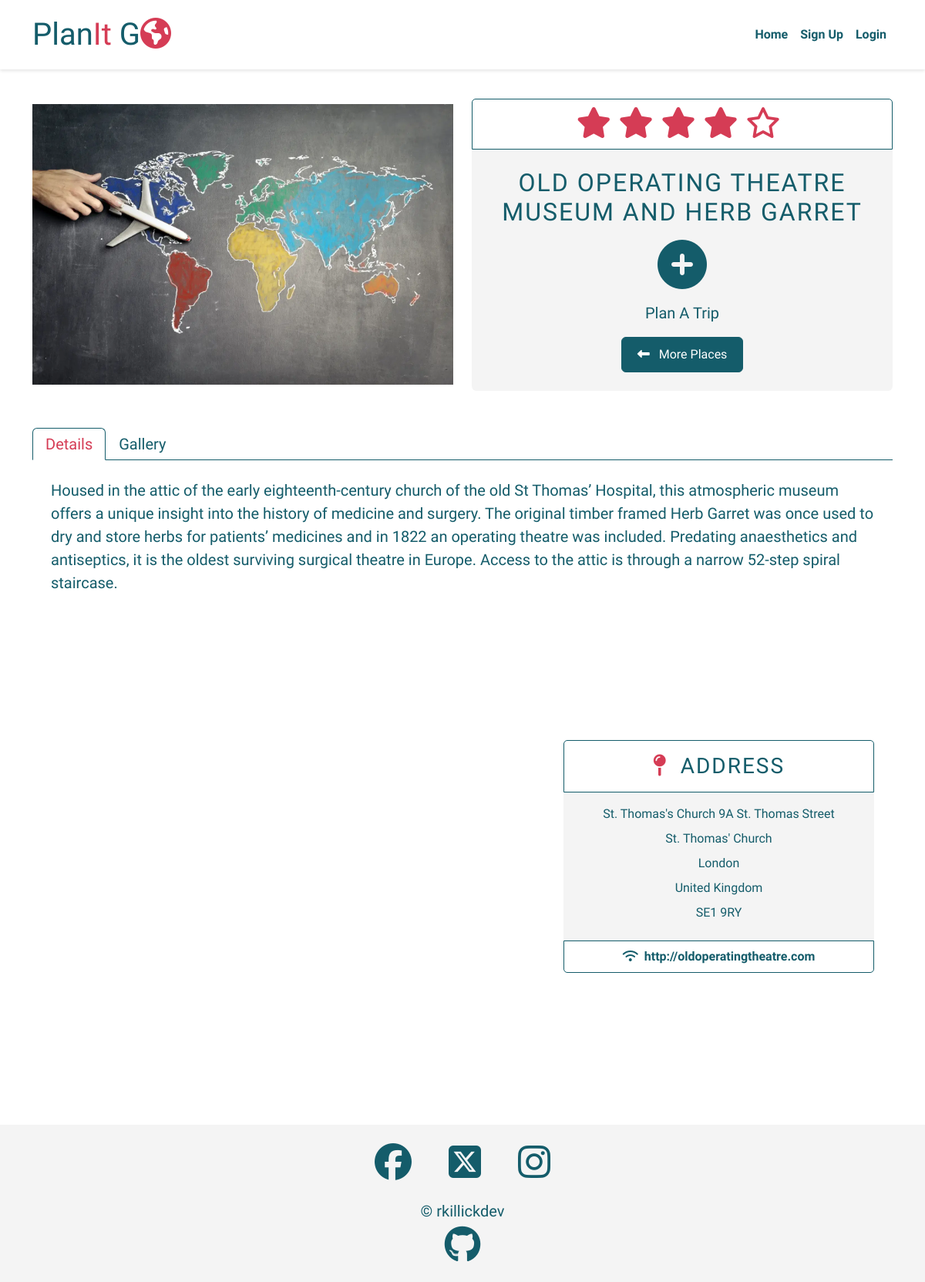
The app's page /places/old-operating-theatre-museum-and-herb-garret/226 with its own data.
### places/models.py (models this page shows, shortened)
class Place(models.Model):
    location = models.ForeignKey(
        Location, on_delete=models.CASCADE, related_name="places"
    )
    venue_id = models.CharField(max_length=50, unique=True)
    type = models.CharField(max_length=150, null=True)
    category = models.CharField(max_length=150)
    sub_categories = models.JSONField(null=True, blank=True)
    name = models.CharField(max_length=50)
    slug = models.SlugField(max_length=50)
    location_string = models.CharField(max_length=150, null=True)
    description = models.TextField(null=True)
    image = models.CharField(max_length=150, default="placeholder")
    ranking_position = models.IntegerField(null=True)
    rating = models.FloatField(null=True)
    phone = models.CharField(max_length=50, null=True)
    address = models.JSONField()
    latitude = models.DecimalField(max_digits=10, decimal_places=8)
    longitude = models.DecimalField(max_digits=11, decimal_places=8)
    website = models.CharField(max_length=200, null=True)
    ranking_string = models.CharField(max_length=150, null=True)
    created_on = models.DateTimeField(auto_now_add=True)
    approved = models.BooleanField(default=True)
    class Meta:
        ordering = ["-ranking_position"]
    """
     Populates the slug field with a slugified version
     of the title field.
     https://stackoverflow.com/questions/141487/is-there-an-easy-way-to-populate-slugfield-from-charfield
    """

### places/views.py (the view)
class PlaceBrowseDetail(DetailView):
    model = Place
    template_name = "places/browse_detail.html"
    def get_context_data(self, **kwargs):
        context = super(PlaceBrowseDetail, self).get_context_data(**kwargs)
        place = get_object_or_404(Place, id=self.object.id)
        context["g_maps_api_key"] = os.environ.get("GOOGLE_MAPS_API_KEY")
        context["reviews"] = place.reviews.filter(approved=True).order_by(
            "created_on"
        )
        context["images"] = place.images.filter(approved=True).order_by(
            "created_on"
        )
        return context

### places/templates/places/browse_detail.html (shortened to what this page needs)
{% extends "base.html" %}
{% block content %}
{% include 'includes/place_summary.html' %}
{% include 'includes/single_place_info.html' %}
{% endblock %}
{% block extras %}
{% load static %}
{% endblock extras %}

### templates/includes/place_summary.html
<section class="place-summary mt-7 mb-5">
  <div class="container">
    <div class="row flex-wrap-reverse gy-4">
      <div class="col-lg-6 d-flex flex-column justify-content-center align-items-center">
        <div class="image-container">
          <img src="{{ place.image }}"
               alt="{{ place.name }}"
               class="img-fluid">
        </div>
      </div>
      <div class="col-lg-6 d-flex flex-column justify-content-center">
        <div class="card border-0 bg-secondary">
          <div class="card-header bg-light border text-center display-6">
            <span data-place_rating="{{ place.rating }}"
                  id="stars">
            </span>
          </div>
          <div class="text-container p-4 d-flex flex-column justify-content-between text-center">
            <h2 class="card-title mb-3">{{ place.name }}</h2>
            {% if request.resolver_match.url_name == 'place_detail' %}
              {% include 'includes/place_toggle.html' %}
            {% elif request.user.is_staff %}
              {% include 'includes/place_staff_approve_toggle.html' %}
            {% else %}
            <div class="d-flex flex-column justify-content-center">
              <a href="{% url 'trip_list' %}"
                 class="mb-3"
                 aria-labelledby="plan-trip-label">
                <i class="fa-solid fa-circle-plus fa-4x link-transform"></i>
              </a>
              <p id="plan-trip-label"
                 class="lead fw-light">Plan A Trip</p>
            </div>
            {% endif %}
            <div class="justify-content-center">
              <a href="{% if request.resolver_match.url_name == 'place_detail' %} {% url 'trip_detail' trip.slug trip.id %}#trip-recommendations {% else %} {% url 'place_list' place.location.id place.location.slug %} {% endif %}"
                 class="btn btn-dark button-link">
                <span><i class="fa-solid fa-left-long"></i>&ensp;</span>
                {% if request.resolver_match.url_name == 'place_detail' %}
                More Places {% else %} More Places {% endif %}
              </a>
            </div>
          </div>
        </div>
      </div>
    </div>
  </div>
</section>

### templates/includes/single_place_info.html (shortened to what this page needs)
{% load static %}
<section class="place-info mb-5">
  <div class="container">
    <nav>
      <div class="nav nav-tabs h5"
           id="nav-tab"
           role="tablist">
        <button class="nav-link active"
                id="nav-details-tab"
                data-bs-toggle="tab"
                data-bs-target="#nav-details"
                type="button"
                role="tab"
                aria-controls="nav-details"
                aria-selected="true">Details
        </button>
        <button class="nav-link {% if images.count > 0 %} d-block {% else %} d-none {% endif %}"
                id="nav-gallery-tab"
                data-bs-toggle="tab"
                data-bs-target="#nav-gallery"
                type="button"
                role="tab"
                aria-controls="nav-gallery"
                aria-selected="false">Gallery
        </button>
      </div>
    </nav>
    <div class="tab-content"
         id="nav-tabContent">
      <div class="tab-pane fade show active"
           id="nav-details"
           role="tabpanel"
           aria-labelledby="nav-details-tab">
        <div class="row">
          <div class="col-12">
            <div class="text-container p-4">
              <p class="lead">
                {{ place.description }}
              </p>
            </div>
          </div>
        </div>
        <div class="row mb-5">
          <div class="col-lg-7">
            <div class="map-container px-4">
              <div id="map"></div>
            </div>
          </div>
          <div class="col-lg-5">
            <div class="text-container p-4 d-flex flex-column justify-content-center h-100 mb-5 text-center">
              <div class="card border-0 bg-secondary">
                <div class="card-header border bg-light">
                  <h3 class="m-0 py-2">
                    <span><i class="fa-solid fa-map-pin text-primary"></i>&ensp;</span>Address
                  </h3>
                </div>
                <div class="card-body place-address">
                  <ul class="m-0">
                    {% for key, value in place.address.items %}
                      {% if value and not value == "" %}
                        <li class="pb-2">{{ value }}</li>
                      {% endif %}
                    {% endfor %}
                  </ul>
                </div>
                <div class="card-footer border bg-light fw-semibold {% if place.website == None %} d-none {% else %} d-block {% endif %}">
                  <a href="{{ place.website }}"
                     class="link-transform"
                     target="_blank"
                     rel="noopener"
                     aria-label="Visit the website for {{ place.name }} (opens in a new tab)">
                    <span><i class="fa-solid fa-wifi"></i>&ensp;</span>{{ place.website }}
                  </a>
                </div>
              </div>
            </div>
          </div>
        </div>
      </div>
    </div>
  </div>
</section>

### static/css/styles.css (style rules this page uses)
* { box-sizing: border-box; padding: 0; margin: 0; }
a { text-decoration: none; color: inherit; }
ul { list-style-type: none; }
h2, h3, h4 { text-transform: uppercase; letter-spacing: 2px; }
.btn-dark { --bs-btn-hover-color:var(--bs-light); }
.button-link { width: fit-content; }
.link-transform { transition: all 0.15s ease; }
#map { height: 600px; }
.place-address ul { padding: 0; }

### records on screen
Place: name "OLD OPERATING THEATRE MUSEUM AND HERB GARRET", description "Housed in the attic of the early eighteenth-century church of the old St Thomas’ Hospital, this atmospheric museum offers a unique insight into the history of medicine and surgery. The original timber framed Herb Garret was once used to dry and store herbs for patients’ medicines and in 1822 an operating theatre was included. Predating anaesthetics and antiseptics, it is the oldest surviving surgical theatre in Europe. Access to the attic is through a narrow 52-step spiral staircase.", website "http://oldoperatingtheatre.com"

### other values on screen
{{ value }} "St. Thomas's Church 9A St. Thomas Street" "St. Thomas' Church" "London" "United Kingdom" "SE1 9RY"
